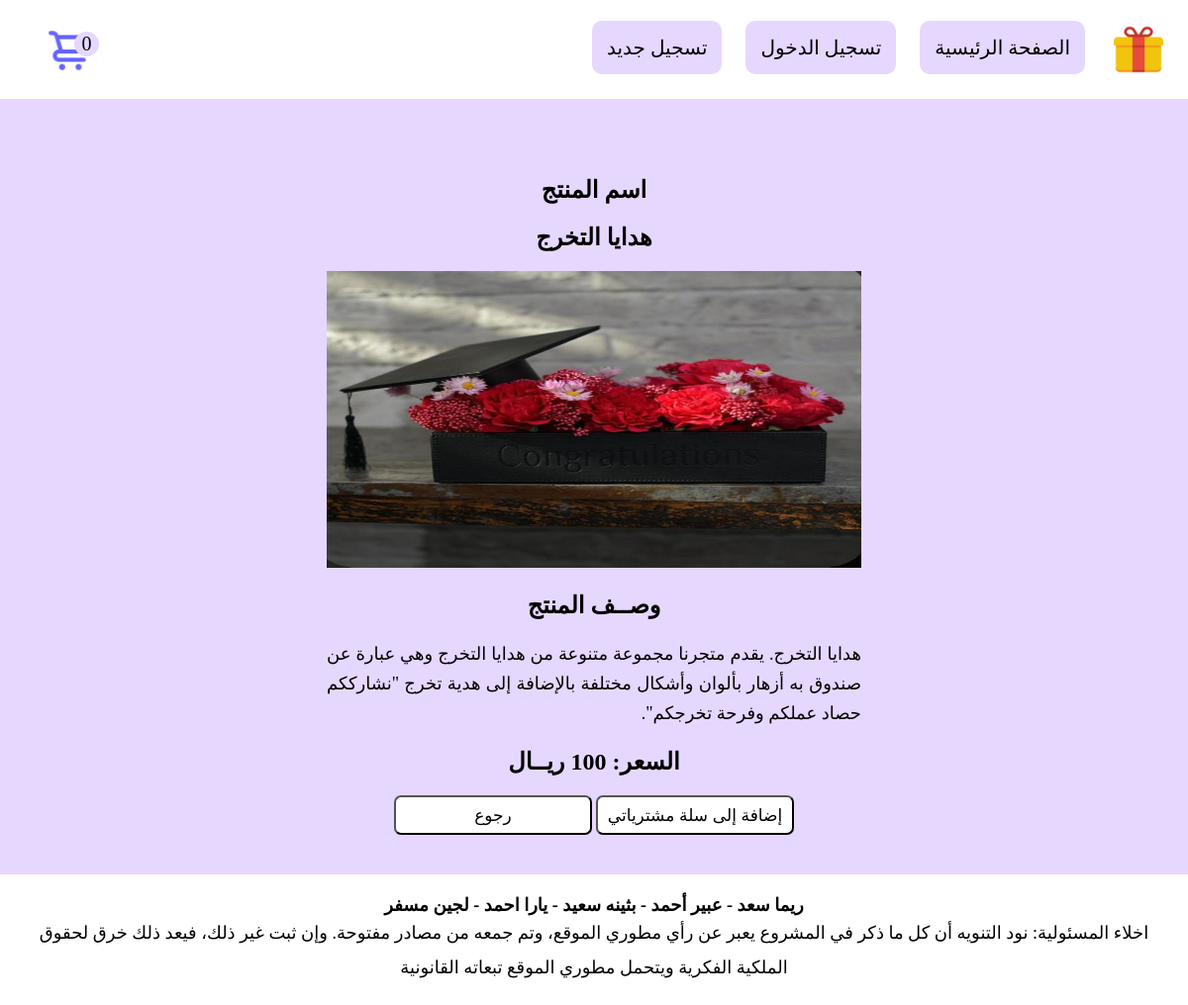
Page /show.php?id=79 on the committed database.
### tables this page shows
CREATE TABLE `products` (
  `id` int(11) NOT NULL,
  `name` varchar(200) NOT NULL,
  `description` text NOT NULL,
  `price` float NOT NULL,
  `image` varchar(200) NOT NULL
);

### includes/operations/product/show.php (called while the page is built)
<?php
     $sql = $connect->prepare("select * from products where id = ?");
     $sql->execute(array($id));
     $product = $sql->fetchObject();
?>

### show.php (the view, shortened to what this page needs)
<?php
    include 'includes/database.php';
    $id = $_GET['id'];
    include "includes/operations/product/show.php";
?>
<!DOCTYPE html>
<html >
<head>
    <link rel="stylesheet" href="styles/style.css">
</head>
<body>
    <?php include "includes/header.php"?>
    <div class="content">
        <section class="content-body">
            <div class="product-desc">
                <form action="" method="POST">
                    <br>
                    <h1>اسم المنتج</h1>
                    <h1><?php echo $product->name?></h1>
                    <img src="uploads/<?php echo $product->image?>" alt="">
                    <h1>وصــف المنتج</h1>
                    <p><?php echo $product->description;?></p>
                    <h1>السعر: <?php echo $product->price ;?> ريــال</h1>
                    <button name="submit" type="submit" >إضافة إلى سلة مشترياتي</button>
                    <button onclick="location.href='index.php'" name="back" type="button" > رجوع </button>
                </form>
            </div>
        </section>
    </div>
   <?php include "includes/footer.php"?>
</html>

### styles/style.css (style rules this page uses)
* { direction: rtl; margin: 0; padding: 0; box-sizing: border-box; }
.content { min-height: 700px; background-color: #E6D7FF; width: 100%; padding: 20px; }
.content-header,.content-body { text-align: center; }
.content-body { width: 100%; margin-top: 20px; }
.product-desc { width: 50%; margin: 0 auto; padding: 20px; }
.product-desc h1 { margin-bottom: 20px; }
.product-desc img { width: 100%; height: 300px; margin-bottom: 20px; }
.product-desc p { width: 100%; margin-bottom: 20px; text-align: justify; font-size: 18px; line-height: 30px; }
.product-desc button { border-radius: 7px; background-color: white; height: 40px; width: 200px; font-size: 17px; cursor: pointer; }

### rows in the picture
products: name "هدايا التخرج", image (picture), description "هدايا التخرج. يقدم متجرنا مجموعة متنوعة من هدايا التخرج وهي عبارة عن صندوق به أزهار بألوان وأشكال مختلفة بالإضافة إلى هدية تخرج \"نشارككم حصاد عملكم وفرحة تخرجكم\"."
